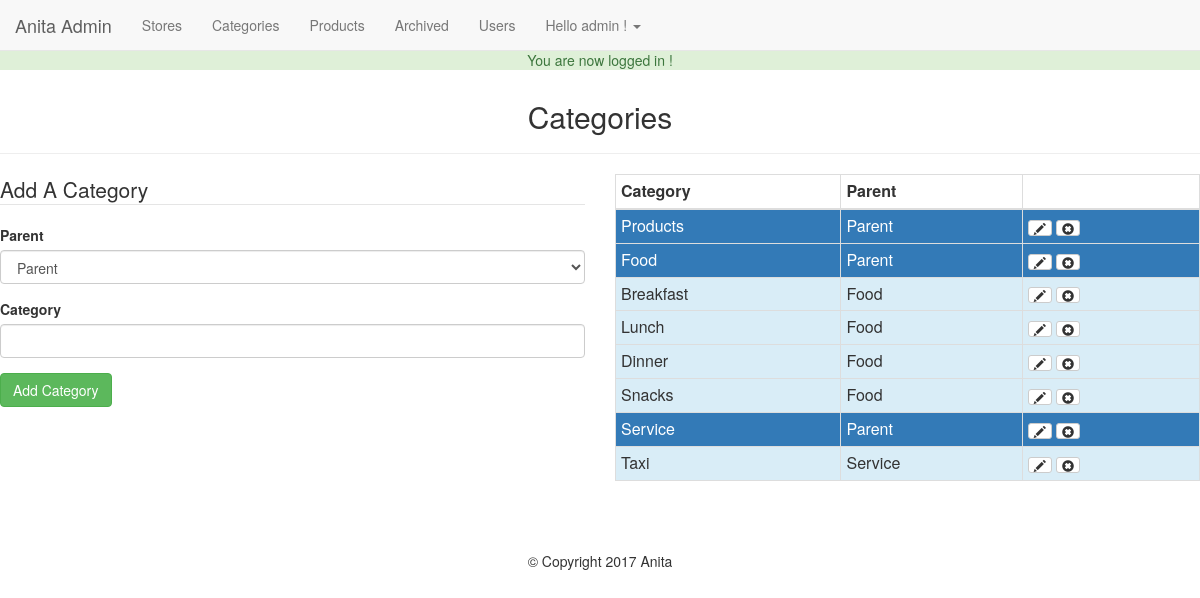
Screenshot of /admin/categories.php (signed in) with the database file from the repository.
### tables this page shows
CREATE TABLE `categories` (
  `id` int(11) NOT NULL,
  `category` varchar(255) NOT NULL,
  `parent` int(11) NOT NULL DEFAULT '0'
);

### admin/categories.php (the view, shortened to what this page needs)
<?php
	require_once dirname(__FILE__).'/../core/init.php';
	include 'includes/head.php';
	include 'includes/navigation.php';
	$category = '';
	$post_parent = '';
?>
<h2 class="text-center">Categories</h2>
<hr>
<div class="row">
	<div class="col-md-6">
		<form class="form" action="categories.php<?php echo ((isset($_GET['edit']))?'?edit='.$edit_id : ''); ?>" method="post">
			<legend><?php echo ((isset($_GET['edit']))?'Edit' : 'Add A'); ?> Category</legend>
			<?php
				$category_value = '';
				$parent_value = 0;
				if(isset($_GET['edit'])) {
					$category_value = $edit_category['category'];
					$parent_value = $edit_category['parent'];
				} else {
					if(isset($_POST)) {
						$category_value = $category;
						$parent_value = $post_parent;
					}
				}
			?>
			<div class="form-group">
				<label for="parent">Parent</label>
				<select class="form-control" name="parent" id="parent">
					<option value="0"<?php echo (($parent_value == 0)?' selected="selected"' : ''); ?>>Parent</option>
				</select>
			</div>
			<div class="form-group">
				<label for="category">Category</label>
				<input class="form-control" type="text" name="category" id="category" value="<?php echo $category_value; ?>">
			</div>
			<div class="form-group">
				<input class="btn btn-success" type="submit" value="<?php echo ((isset($_GET['edit']))?'Edit' : 'Add'); ?> Category">
			</div>
		</form>
	</div>
	<div class="col-md-6">
		<table class="table table-bordered table-condensed">
			<thead>
				<th>Category</th>
				<th>Parent</th>
				<th></th>
			</thead>
			<tbody>
				<?php $result = $db->query("SELECT * FROM categories WHERE parent = 0"); ?>
				<?php while($parent = mysqli_fetch_assoc($result)) : ?>
				<?php
					$parent_id = (int)$parent['id'];
					$cresult = $db->query("SELECT * FROM categories WHERE parent = '{$parent_id}'");
				?>
				<tr class="bg-primary">
					<td><?php echo $parent['category']; ?></td>
					<td>Parent</td>
					<td>
						<a class="btn btn-xs btn-default" href="categories.php?edit=<?php echo $parent['id']; ?>"><span class="glyphicon glyphicon-pencil"></span></a>
						<a class="btn btn-xs btn-default" href="categories.php?delete=<?php echo $parent['id']; ?>"><span class="glyphicon glyphicon-remove-sign"></span></a>
					</td>
				</tr>
					<?php while($child = mysqli_fetch_assoc($cresult)) : ?>
						<tr class="bg-info">
							<td><?php echo $child['category']; ?></td>
							<td><?php echo $parent['category']; ?></td>
							<td>
								<a class="btn btn-xs btn-default" href="categories.php?edit=<?php echo $child['id']; ?>"><span class="glyphicon glyphicon-pencil"></span></a>
								<a class="btn btn-xs btn-default" href="categories.php?delete=<?php echo $child['id']; ?>"><span class="glyphicon glyphicon-remove-sign"></span></a>
							</td>
						</tr>
					<?php endwhile; ?>
				<?php endwhile; ?>
			</tbody>
		</table>
	</div>
</div>
<?php
	include 'includes/footer.php';

### css/main.css (style rules this page uses)
body { padding-top: 50px; }

### rows the page displays
categories: category "Products"
categories: category "Food"
categories: category "Breakfast"
categories: category "Lunch"
categories: category "Dinner"
categories: category "Snacks"
categories: category "Service"
categories: category "Taxi"

### other values shown
$_SESSION['success_flash'] "You are now logged in !"
$user_data['first'] "admin"
